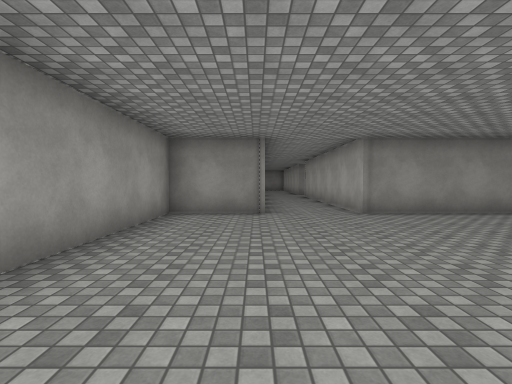
view 1 (above)

24 first-person views from a walk through a 3-D level made in the Unity game engine. The camera is 1.4 m above the floor, tilts 2° down and sees 85° across. The floor is counted in squares, 2 m on a side. Each view is taken from the middle of a square. On the plan, view 1 faces up. The plan holds only what a view shows up to about 9 squares ahead; the rest is blank. The place goes on beyond the plan. The player is left out. Door leaves are left out, so doorways stand open. Surface patterns are stand-ins for the level's own textures.

view 2
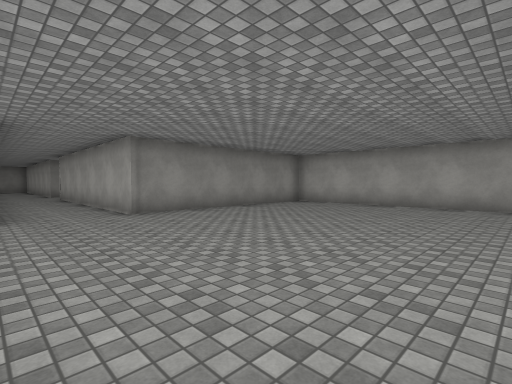

view 3
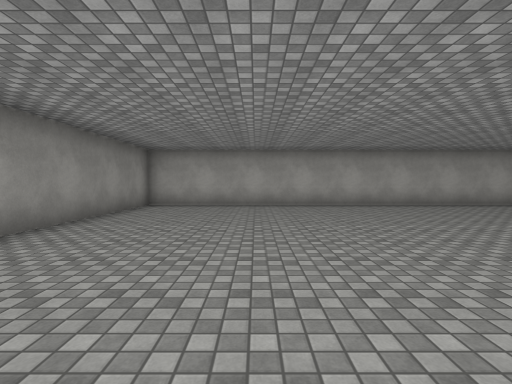

view 4
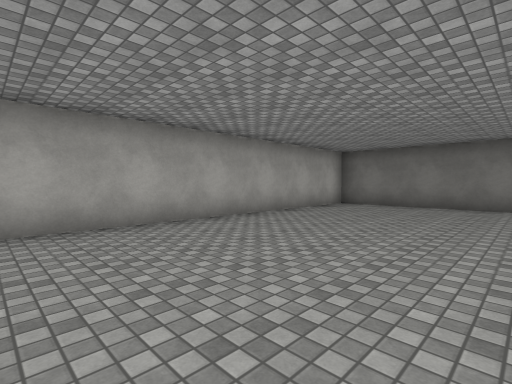

view 5
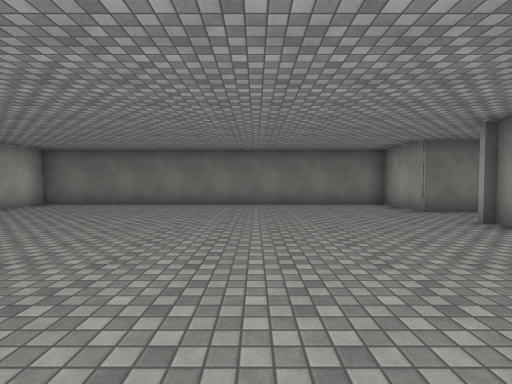

view 6
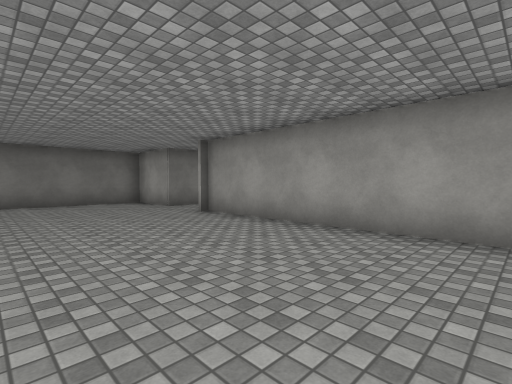

view 7
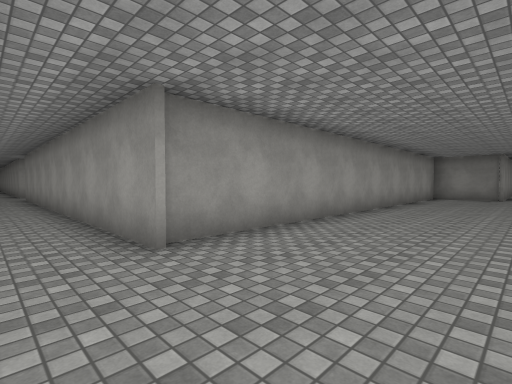

view 8
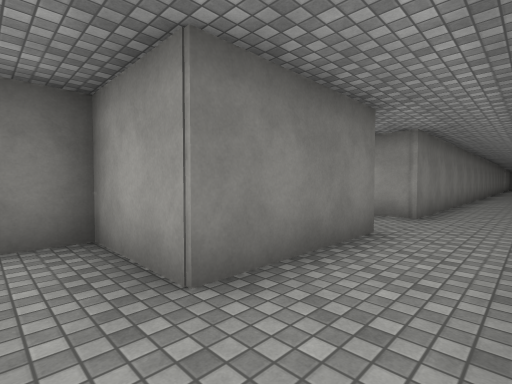

view 9
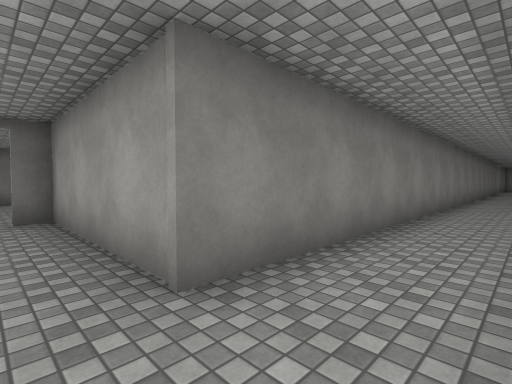

view 10
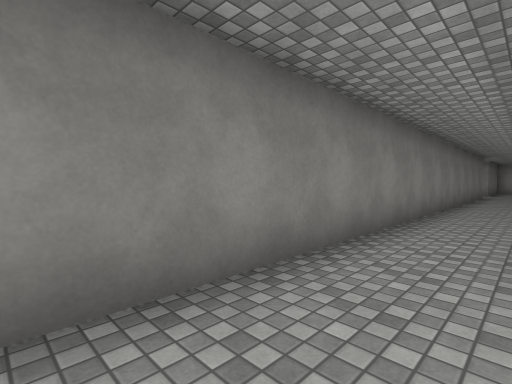

view 11
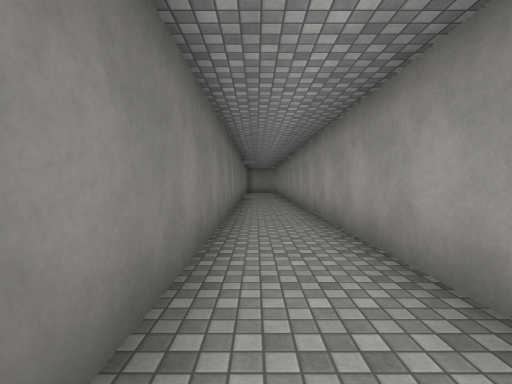

view 12
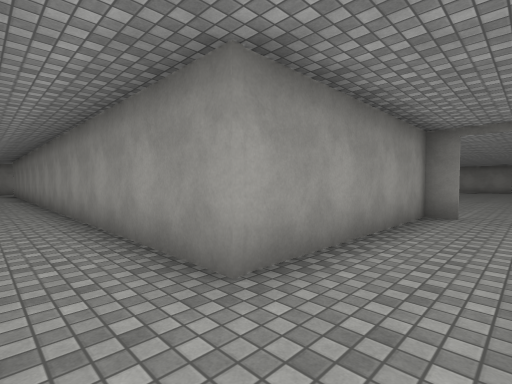

view 13
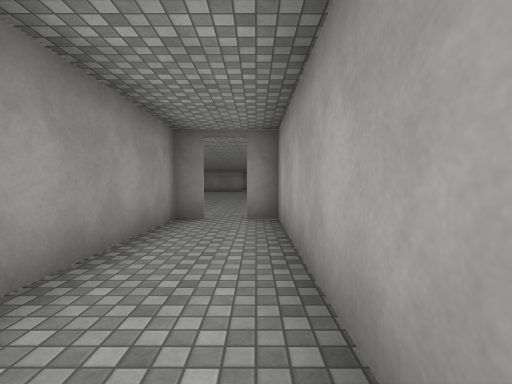

view 14
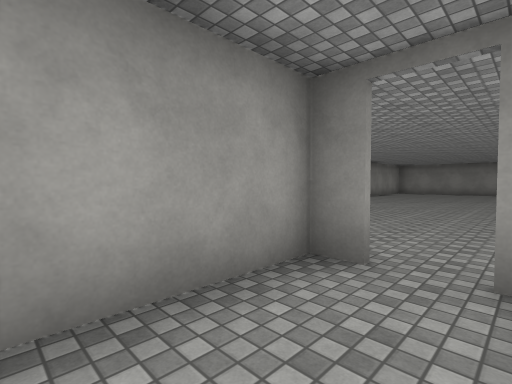

view 15
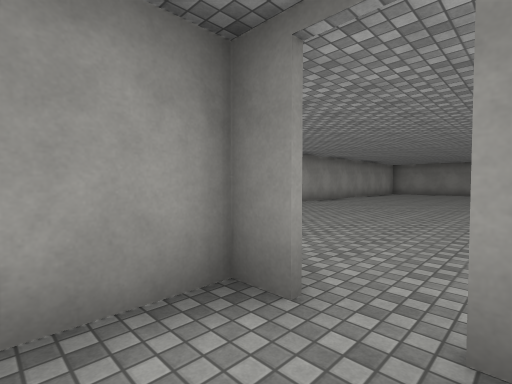

view 16
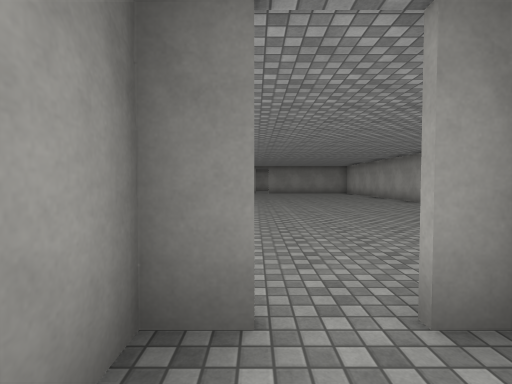

view 17
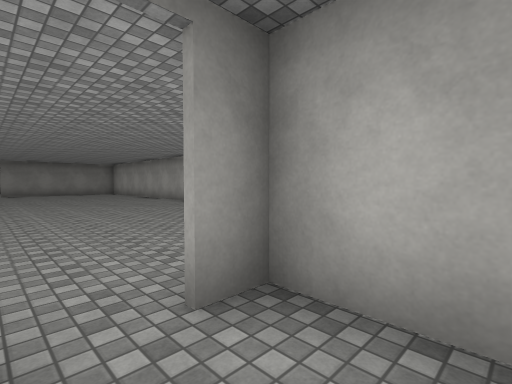

view 18
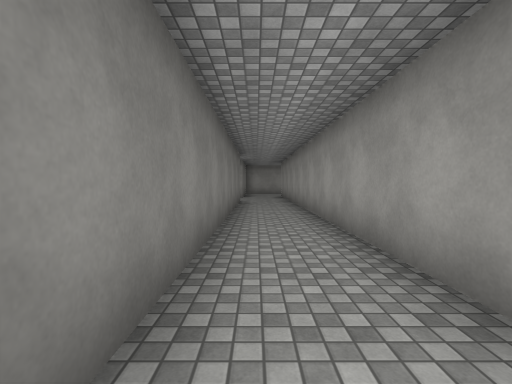

view 19
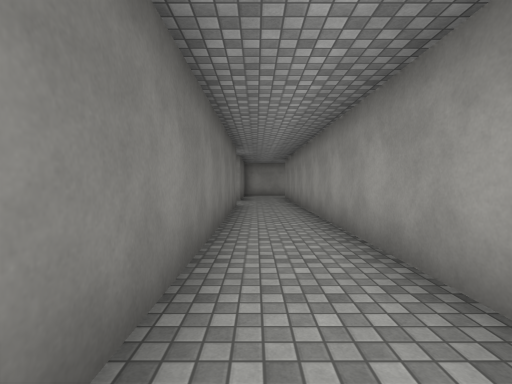

view 20
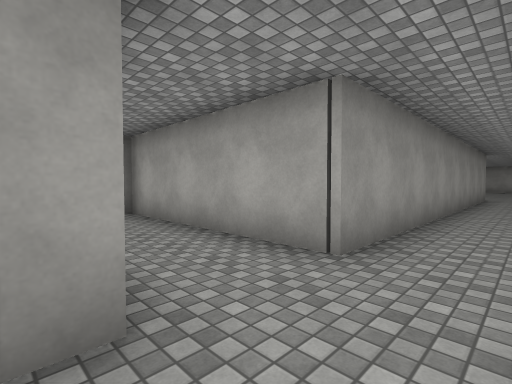

view 21
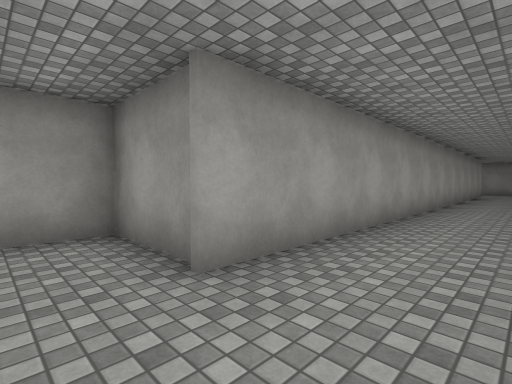

view 22
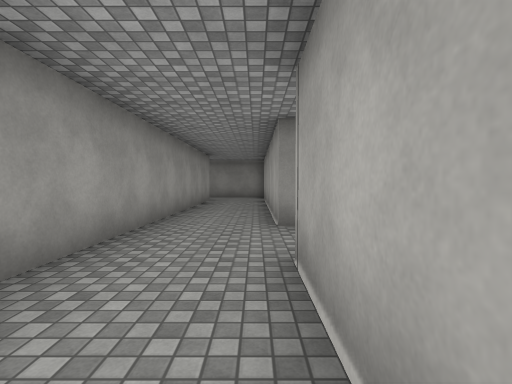

view 23
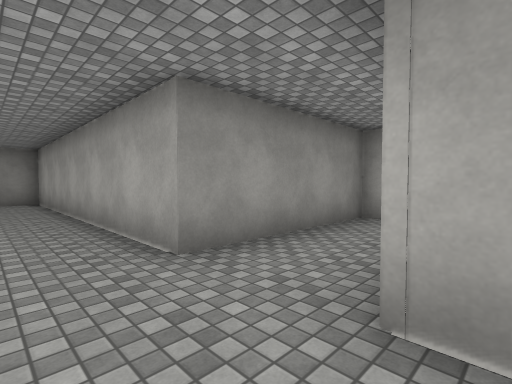

view 24
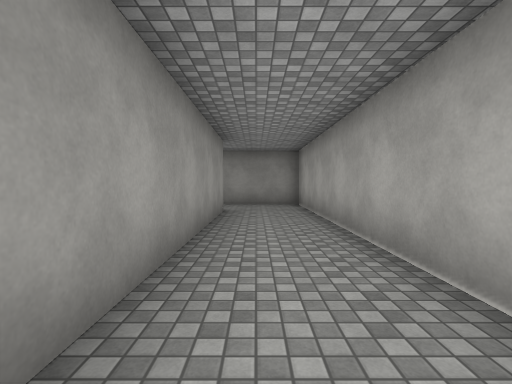

### Floor plan
Points are (right, up) in squares from view 1. A wall is a line through its corners. A room is listed if a view was taken in it or the views show most of it. See-through windows are left out.
Room 1 (views 1, 2, 3, 4, 5, 6, 7, 8, 9, 10, 11, 12, 13, 14, 15, 16, 17, 18, 19, 20, 21, 22, 23, 24)
walls: (-5, -7.6) (-2, -7.6) (-2, -9.6) (8.6, -9.6) (8.6, 6.3) (2.4, 6.3) (2.4, 13.6); (-14, -0.7) (-14.6, -0.7) (-14.6, -5.7) (-25.5, -5.7); (6.4, 15) (6.4, 15.4) (2.4, 15.4) (2.4, 23.9) (-0.1, 23.9); (0.2, 21.9) (0.2, 6.3) (-2, 6.3) (-2, -5.7) (-12.6, -5.7) (-12.6, -0.7) (-13.2, -0.7); (-25.5, -7.6) (-6.9, -7.6) (-6.9, -11.5)
ways out: open door at (-13.5, -1)

Positions as (right, up) in squares from view 1, and headings:
1: (0, 0), facing up
2: (0, 0), facing up-right
3: (0, 3), facing right
4: (4, -1), facing down-right
5: (2, -1), facing down
6: (2, 0), facing down-left
7: (1, -7), facing up-left
8: (-1, -6), facing down-left
9: (-6, -6), facing down-left
10: (-12, -6), facing down-left
11: (-14, -7), facing left
12: (-13, -7), facing up-left
13: (-13, -6), facing up
14: (-13, -3), facing up-left
15: (-13, -2), facing up-left
16: (-14, -2), facing up
17: (-14, -2), facing up-right
18: (-17, -7), facing left
19: (-19, -7), facing left
20: (-15, -7), facing up-right
21: (2, 5), facing up-left
22: (2, 11), facing up
23: (1, 13), facing up-right
24: (1, 15), facing up
